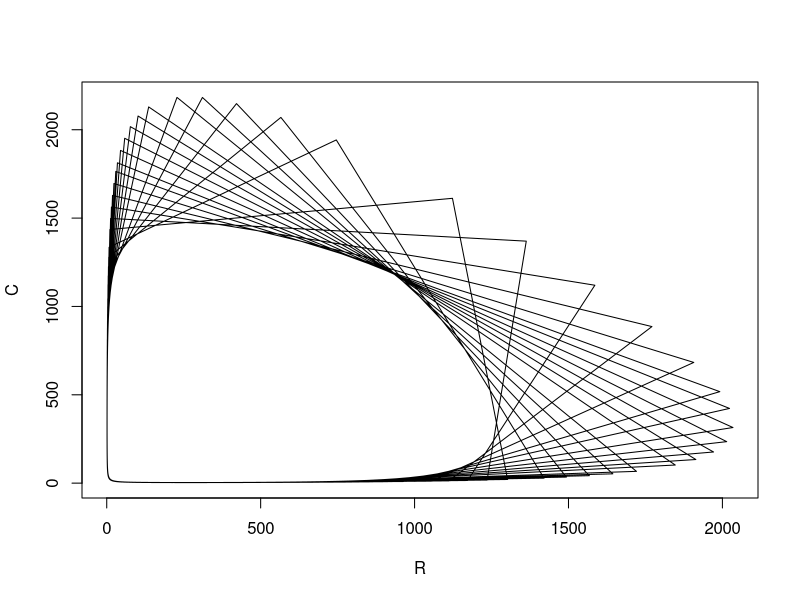
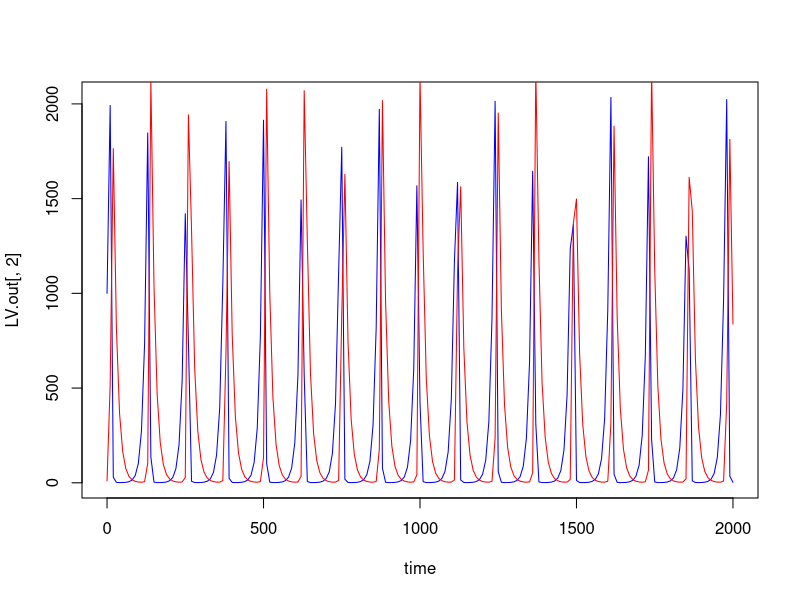
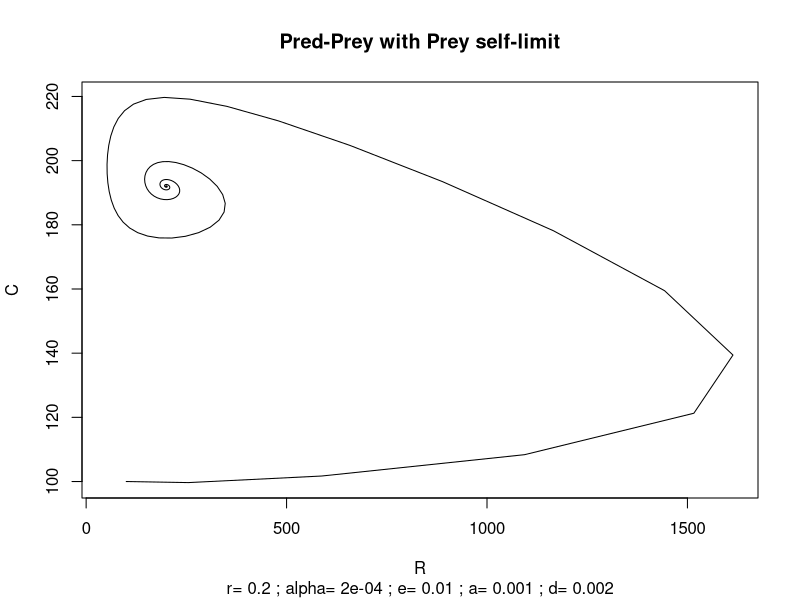
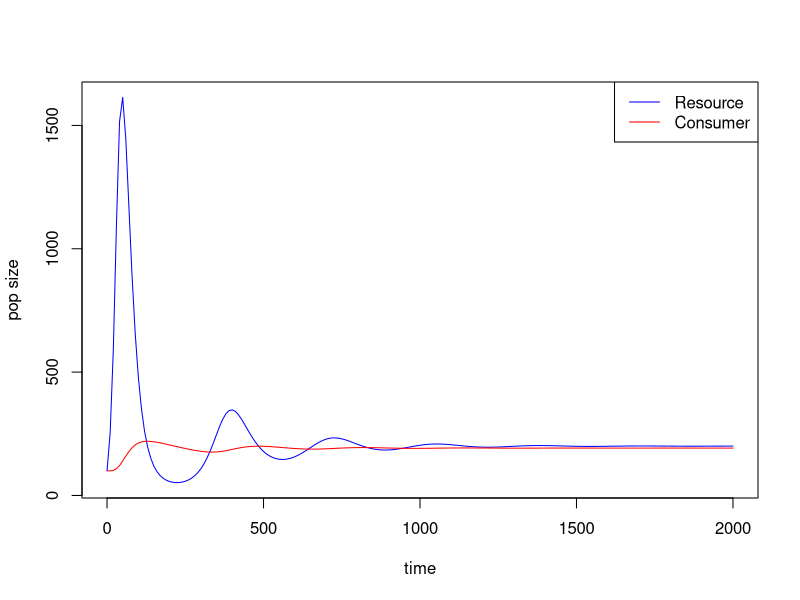
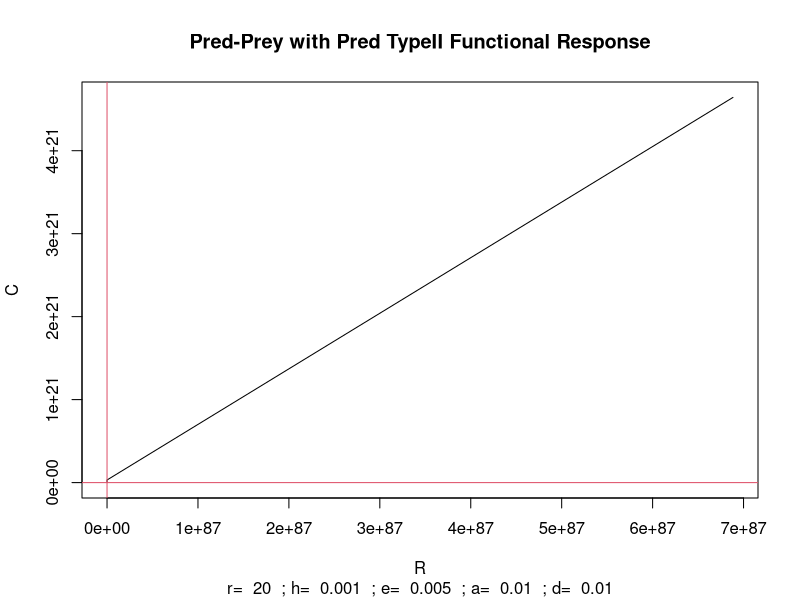
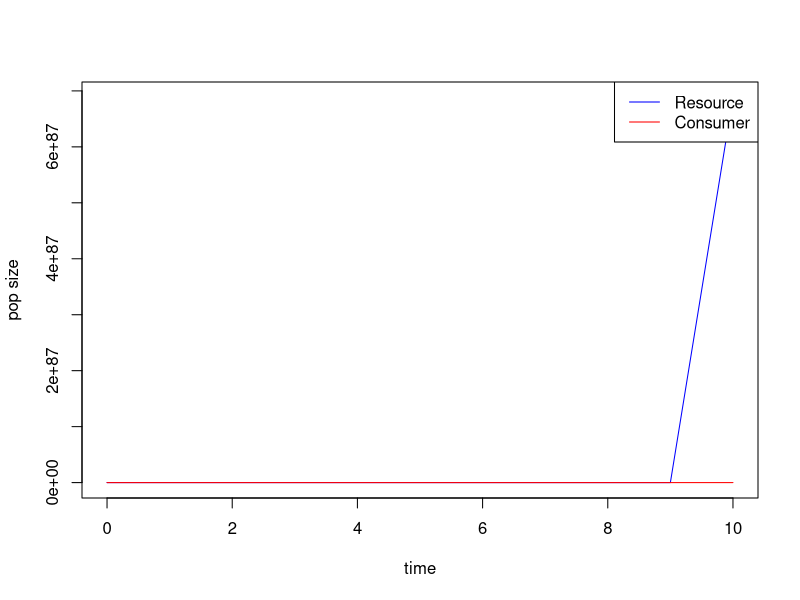

Write R code to recreate these figures, in order.

library(deSolve)

#Simple Pred-Prey Lotka-Volterra
LV_func <- function(tt, init, params){
  R <- init[1]
  C <- init[2]
  with(as.list(params),{
    dR.dt <- r*R-a*R*C
    dC.dt <- a*R*C-d*C
    return(list(c(dR.dt, dC.dt)))
  })
}

init <- c(R=1000, C=10)
tseq <- seq(0, 2000, by=10)
params <- c(r=0.1, a=0.0003, d=0.08)

LV.out <- lsoda(init, tseq, LV_func, params)
head(LV.out); tail(LV.out)
plot(LV.out[,2], LV.out[,3], type = "l", xlab = "R", ylab = "C")
plot(LV.out[,1], LV.out[,2], type = "l", col = "blue", xlab = "time")
lines(LV.out[,1], LV.out[,3], col = "red", xlab = "time")

#######################

#Pred-Prey Lotka-Volterra with prey self-limitation
LV_rsl_func <- function(tt, init, params){
  R <- init[1]
  C <- init[2]
  with(as.list(params),{
    dR.dt <- r*R*(1-alph*R)-a*R*C
    dC.dt <- e*a*R*C-d*C
    return(list(c(dR.dt, dC.dt)))
  })
}

init <- c(R=100, C=100)
tseq <- seq(0, 2000, by=10)
params <- c(r=0.2, alph=0.0002, e=0.01, a=0.001, d=0.002) #play around with parameters to get spirals and limit cycles

LV.out <- lsoda(init, tseq, LV_rsl_func, params)
head(LV.out); tail(LV.out)
plot(LV.out[,2], LV.out[,3], type = "l", xlab = "R", ylab = "C", main = "Pred-Prey with Prey self-limit", sub = paste("r=", params[1], "; alpha=", params[2], "; e=", params[3], "; a=", params[4], "; d=", params[5], sep = " "))
plot(LV.out[,1], LV.out[,2], type = "l", col = "blue", xlab = "time", ylab = "pop size")
lines(LV.out[,1], LV.out[,3], col = "red", xlab = "time")
legend("topright", c("Resource", "Consumer"), col = c("blue", "red"), lty = 1)

#internal equilibrium
R_star <- with(as.list(params), d/(e*a)); R_star
C_star <- with(as.list(params), (e*a*r-d*r*alph)/(e*a^2)); C_star
with(as.list(params), e*a/d > alph) # stable equilibrium if TRUE



######################

#Pred-Prey Lotka-Volterra with Type II functional response
LV_T2_func <- function(tt, init, params){
  R <- init[1]
  C <- init[2]
  with(as.list(params),{
    dR.dt <- r*R-(a*R*C/(1+a*h*R))
    dC.dt <- (e*a*R*C/(1+a*h*R))-d*C
    return(list(c(dR.dt, dC.dt)))
  })
}

init <- c(R=10, C=10)
tseq <- seq(0, 10)
params <- c(r=20, h=0.001, e=0.005, a=0.01, d=0.01) 

#internal equilibrium
R_star <- with(as.list(params), d/(e*a-a*h*d)); R_star
C_star <- with(as.list(params), (r*h*d/(a*e-a*h*d))+1); C_star
with(as.list(params), e > h*d) # stable equilibrium if TRUE

LV.out <- lsoda(init, tseq, LV_T2_func, params)
head(LV.out); tail(LV.out)
plot(LV.out[,2], LV.out[,3], type = "l", xlab = "R", ylab = "C", main = "Pred-Prey with Pred TypeII Functional Response", sub = paste("r=", params[1], "; h=", params[2], "; e=", params[3], "; a=", params[4], "; d=", params[5], sep = "  "))
abline(v = R_star, h = C_star, col = 2)
plot(LV.out[,1], LV.out[,2], type = "l", col = "blue", xlab = "time", ylab = "pop size")
lines(LV.out[,1], LV.out[,3], col = "red", xlab = "time")
legend("topright", c("Resource", "Consumer"), col = c("blue", "red"), lty = 1)
